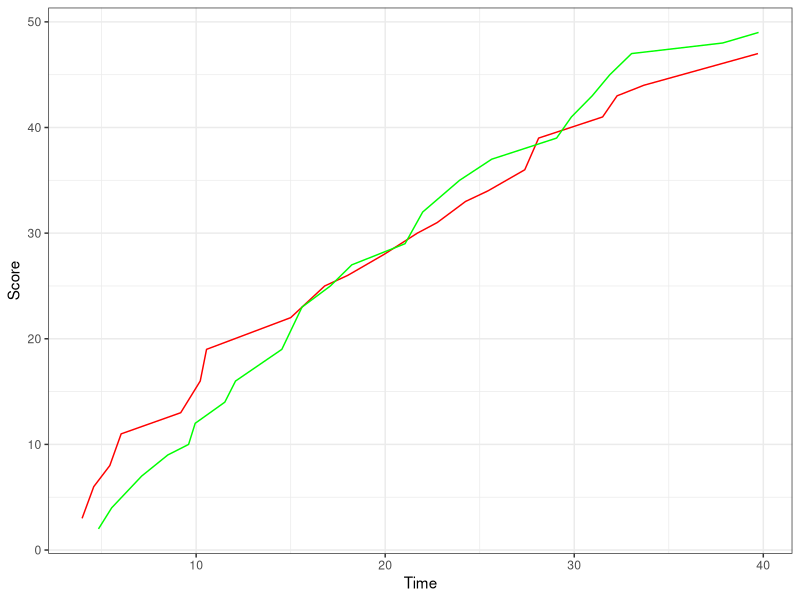

Source code (R): (Note: this script raises an error after producing the figure.)
setwd("~/Desktop/shell-lesson-data/exercises/Biocomputing-Ex-10")

# Problem 1
# generate a graph similar to the example based on data from UWvMSU_1-22-13.txt

# read in data
gamedata <- read.table("UWvMSU_1-22-13.txt", header=TRUE)
# sort data by team
UW_data<- gamedata[gamedata$team == 'UW',]
MSU_data <- gamedata[gamedata$team == 'MSU',]

# find scores throughout the game and save as a data frame
UW_cumulativescore_list<-cumsum(UW_data$score)
UW_cumulativescore<- as.data.frame(UW_cumulativescore_list)
MSU_cumulativescore_list<-cumsum(MSU_data$score)
MSU_cumulativescore <- as.data.frame(MSU_cumulativescore_list)


# make a variable for the time points where a point was scored
times_UW<-sort(unique(c(UW_data$time)))
times_MSU<-sort(unique(c(MSU_data$time)))

# make a data frame for cumulative scores for each team
cumulative_scores_UW<-data.frame(time=times_UW,
                              UW_score=0)
cumulative_scores_MSU<-data.frame(time=times_MSU,
                                 MSU_score=0)

# replace the empty cumulative scores data frame with the cumulative scores for each team
# iterate through the UW_data
for(i in 1:nrow(cumulative_scores_UW)){
  for(x in 1:nrow(UW_data)){
      if(cumulative_scores_UW$time[i] == UW_data$time[x]){
        cumulative_scores_UW$UW_score[i] <- UW_cumulativescore$UW_cumulativescore_list[x]
      }
  }
}
# iterate through the MSU data
for(b in 1:nrow(cumulative_scores_MSU)){
  for(w in 1:nrow(MSU_data)){
   if(cumulative_scores_MSU$time[b] == MSU_data$time[w]){
    cumulative_scores_MSU$MSU_score[b] <- MSU_cumulativescore$MSU_cumulativescore_list[w]
  }
}
}


# load ggplot
library(ggplot2)

# make the graph
gameGraph <- ggplot ()+
  geom_line(data=cumulative_scores_UW, aes(x=time, y=UW_score), color="red") +
  geom_line(data=cumulative_scores_MSU, aes(x=time, y=MSU_score), color="green") +
  theme_bw() +
  xlab("Time") +
  ylab("Score")

# display graph
gameGraph

# Problem 2
# make required variables for the number game
interval <- c(1:100)
maxGuesses=10
correctGuess<-FALSE

# create game through a function
randomNumbergame<- function(interval, maxGuesses){
  randomnumber<-sample(interval,1) # have the computer choose a random number
  for(i in 1:maxGuesses){ #iterate through a specified number of guesses
      guessInput<-readline("Guess a number 1-100: ") # get user input
      guess<- as.numeric(guessInput) # convert user input to a numeric
    # check if user guess is higher or lower than the answer
      if(guess>randomnumber){
      print("Lower!") 
    }else if(guess<randomnumber){
      print("Higher!")
    }else{
      print("Congrats, you have guessed the number!")
      correctGuess<-TRUE
      break
    }
  }
  if(!correctGuess){
    if(!correctGue)
      print("Sorry, you didn't guess the number.")
    print(paste("The correct number was: ", randomnumber)) # tell user what the right answer is
  }
}
# play game
randomNumbergame(interval, maxGuesses)

